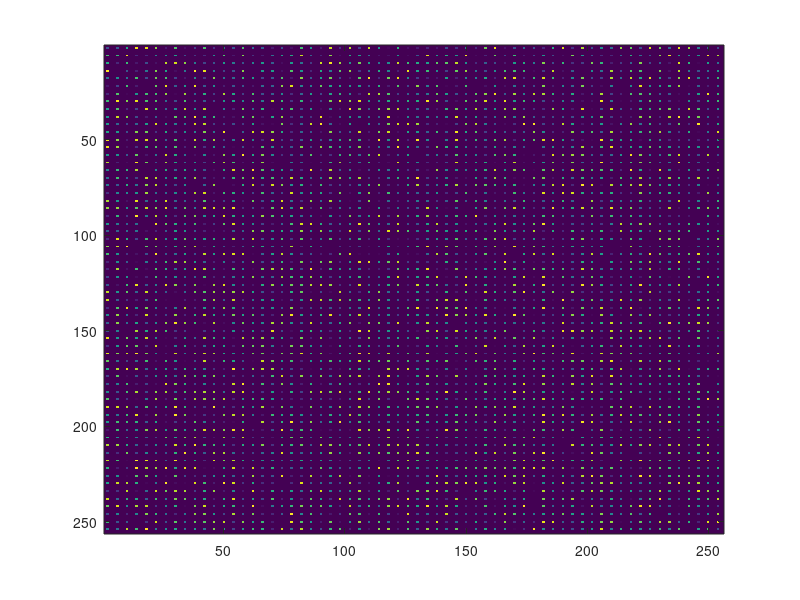

This figure's MATLAB source: (Note: this script raises an error after producing the figure.)
addpath('C:\Users\shayo\Dropbox (MIT)\Code\Waveform Reshaping code\MEX\x64');

M = zeros(256,256)>0;
oX = 2;
oY = 2;
dX = 4;
dY = 4;

M(oX:dX:end,oY:dY:end) = 1;

indx = find(M);

Z = zeros(size(M));
Z(indx) = rand(1,length(indx));

figure(11);
clf;
imagesc(Z);

I=FastUpSampling(Z, 1, 1,dX,dY);

figure(12);
clf;
imagesc(I);
